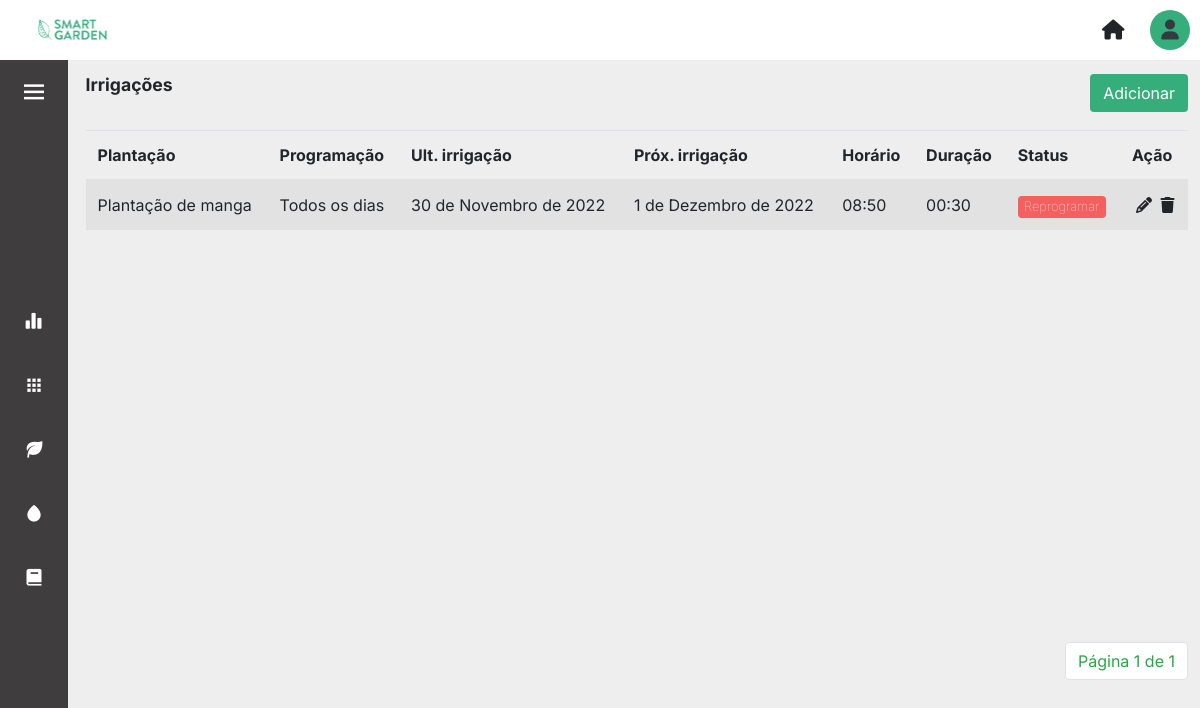
/irrigacoes/ (signed in), run on the app's committed database.
### core/models.py (models this page shows)
class Irrigacao(models.Model):
    dtUltIrrigacao = models.DateField(null=True, blank=True)
    dtProxIrrigacao = models.DateField(default=datetime.today, null=True, blank=True)
    horario = models.TimeField()
    duracao = models.TimeField()
    concluida = models.BooleanField(blank=False, null=False, default=False)
    plantacao = models.ForeignKey(Plantacao, on_delete=models.CASCADE)
    programacao = models.TextField(choices=Irrigacao_Programacao.choices, max_length=20, null=True, default=0)

class Plantacao(models.Model):
    descricao = models.CharField(max_length=100)
    qntDiasColheita = models.IntegerField(null=True)
    qntPlantada = models.IntegerField(null=True)
    qntColhida = models.IntegerField(null=True, blank=True, default=0)
    dtPlantio = models.DateField(default=datetime.today)
    categoria = models.TextField(choices=Tipos_Categorias.choices, max_length=20, null=True, default=0)
    areacultivo = models.ForeignKey(AreaCultivo, on_delete=models.CASCADE, null=True)
    colhida = models.BooleanField(null=False, default=False)
    def __str__(self):
        return self.descricao

### core/views.py (the view)
# urls.py: path('irrigacoes/' ,views.irrigacoes, name='irrigacoes'),
def irrigacoes(request):
    irrigacoes = Irrigacao.objects.all()
    paginator = Paginator(irrigacoes, 6)
    page = request.GET.get('page')
    irrigacoes = paginator.get_page(page)
    contexto = {
        'irrigacoes': irrigacoes
    }
    return render(request, 'irrigacoes.html', contexto)

### templates/irrigacoes.html (shortened to what this page needs)
{% extends 'layout.html' %} {% load static %} {% block content %}
<div>
    <div class="d-flex align-items-center justify-content-between mb-3">
		<p class="title-page">Irrigações</p>
		<a href="{% url 'cadastrar_irrigacoes' %}"><button type="button" class="btn btn_salvar">Adicionar</button></a>
	</div>
<div class="table-content">
  <table class="table table-striped table-hover mt-3">
        <thead class="border-botton border-secondary">
            <tr class>
                <th scope="col">Plantação</th>
                <th scope="col">Programação</th>
                <th scope="col">Ult. irrigação</th>
                <th scope="col">Próx. irrigação</th>
                <th scope="col">Horário</th>
                <th scope="col">Duração</th>
                <th scope="col"></i>Status</th>
                <th scope="col"></i>Ação</th>
            </tr>
        </thead>
        <tbody>
            {% for irrigacao in irrigacoes %}
            <tr>
                <td>{{irrigacao.plantacao}}</td>
                {% if irrigacao.programacao == 'TODOS_DIAS'%}<td>Todos os dias</td>{% else %}<td>Não se repete</td>{% endif %}
                {% if not irrigacao.dtUltIrrigacao%}<td> - </td>{% else %}<td>{{irrigacao.dtUltIrrigacao}}</td>{% endif %}
                <td>{{irrigacao.dtProxIrrigacao}}</td>
                <td>{{irrigacao.horario}}</td>
                <td>{{irrigacao.duracao}}</td>
                <td>{% if irrigacao.concluida == 0 and irrigacao.programacao != 'TODOS_DIAS' %}
                    <a href="{% url 'update_irrigada' irrigacao.id %}"><button class="badge btn btn-sm btn_tables btn_red"> Não irrigado </button></a>
                    {% elif irrigacao.programacao == 'TODOS_DIAS' %}
                    <a href="{% url 'update_irrigada' irrigacao.id %}"><button class="badge btn btn-sm btn_tables btn_red"> Reprogramar </button></a>
                    {% elif irrigacao.concluida == 1 and irrigacao.programacao != 'TODOS_DIAS'  %}
                    <button class="badge btn btn-sm btn_tables btn_green disabled"> Irrigado</button>
                    {% endif %}
                </td>
                <td>
                    <a href="{% url 'update_irrigacoes' irrigacao.id %}" class="m-1">
                        <i class="fa-solid fa-pencil text-black"></i>
                    </a>
                    <a href="{% url 'delete_irrigacoes' irrigacao.id %}">
                            <i class="fa-sharp fa-solid fa-trash text-black"></i>
                    </a>
                </td>
            </tr>
            {% endfor %}
        </tbody>
    </table>
</div>
    <div class="container_pagination">
		<nav aria-label="Page-navigation">
			<ul class="pagination">
			<li class="page-item"><a class="page-link text-success" href="#">Página {{irrigacoes.number}} de {{irrigacoes.paginator.num_pages}}</a></li>
			</ul>
		</nav>
	</div>
</div>
{% endblock %}

### static/css/layout.css (style rules this page uses)
body { background-color: var(--light-color); overflow: hidden; }

### static/css/layout_sidebar.css (style rules this page uses)
a { text-decoration: none; }

### static/css/global.css (style rules this page uses)
* { margin: 0; padding: 0; }
:root { --nav-width: 68px; --gray-dark: #3f3d3d; --green-primary: #0bd692; --green-secondary: #36ae7c; --red-color: #f46060; --white-color: #ffffff; --light-color: #eeeeee; --body-font: 'Inter', sans-serif; --title-font: 'Roboto' sans-serif; --font-name: 'Raleway', sans-serif; --normal-font-size: 1rem; --z-fixed: 100; }
body { position: relative; font-family: var(--body-font); font-size: var(--normal-font-size); transition: 0.5s; max-width: 100vw; }
.table-content { min-height: 60vh; }
.title-page { font-family: var(--title-font); font-weight: 700; font-size: 1.1rem; }
.container_pagination { margin-top: 2rem; display: flex; position: relative; justify-content: flex-end; }

### static/css/areas.css (style rules this page uses)
a { color: inherit; }

### static/css/forms.css (style rules this page uses)
.btn_tables, .btn_tables:hover { color: var(--white-color) !important; font-weight: 100; font-size: 13px; }
.btn_red { background-color: var(--red-color) !important; }
.btn_salvar, .btn_salvar:hover { background-color: var(--green-secondary) !important; color: var(--white-color) !important; float: right; margin-left: 0.5rem; }

### data on the page
Irrigacao: plantacao "Plantação de manga", programacao "Todos os dias", dtUltIrrigacao "30 de Novembro de 2022", dtProxIrrigacao "1 de Dezembro de 2022", horario "08:50", duracao "00:30", concluida "Reprogramar"

### other printed values
{{ irrigacoes.number }} "1"
{{ irrigacoes.paginator.num_pages }} "1"
